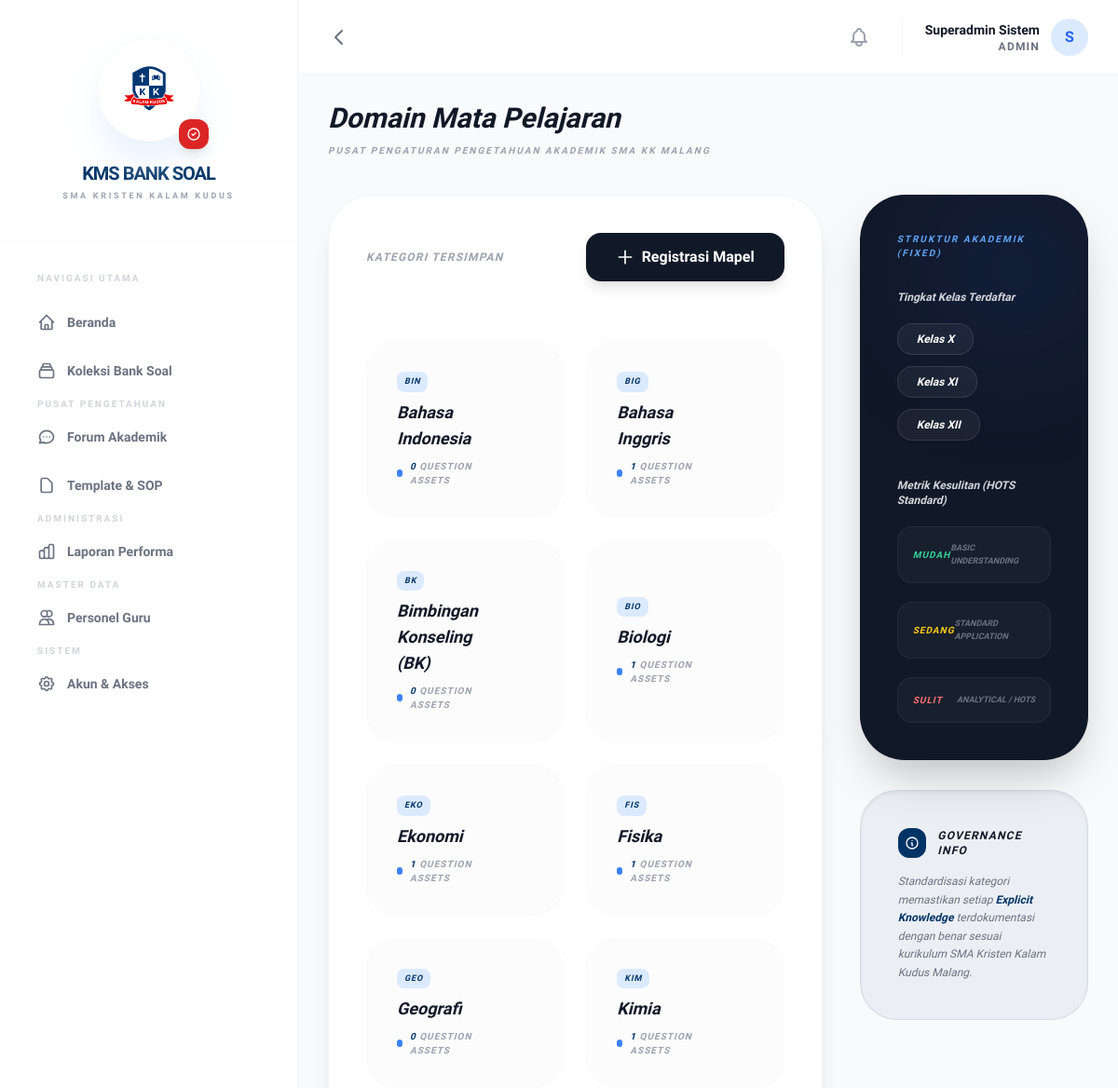
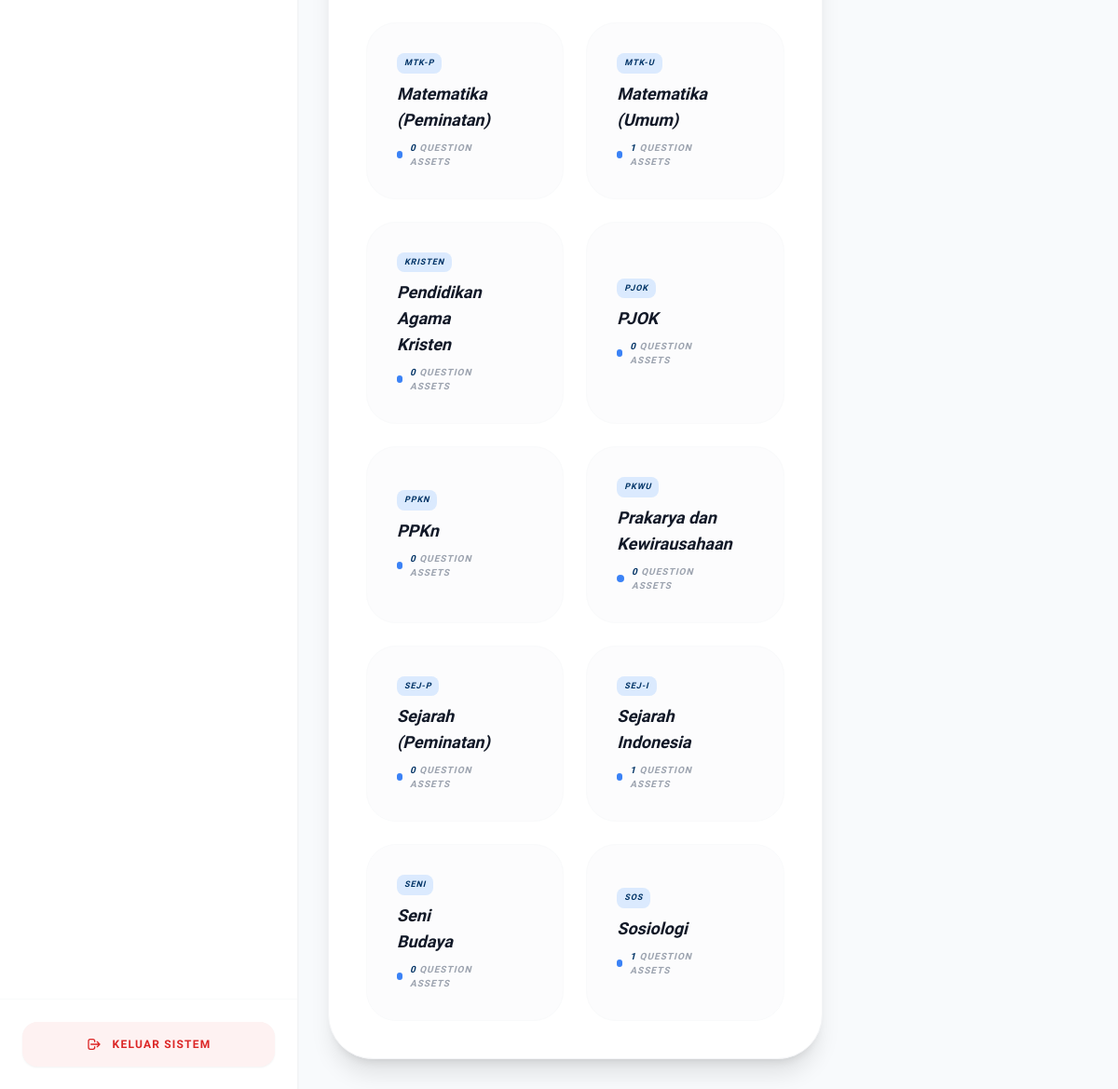
The app's page /categories.php (signed in) with its own data (2 pictures, top to bottom).
### tables this page shows
CREATE TABLE `categories` (
  `id` int(11) NOT NULL,
  `code` varchar(20) NOT NULL,
  `name` varchar(100) NOT NULL,
  `description` text DEFAULT NULL
);

CREATE TABLE `classes` (
  `id` int(11) NOT NULL,
  `name` varchar(20) NOT NULL
);

### categories.php (the view, shortened to what this page needs)
<?php
require_once 'includes/header.php';
$stmt = $pdo->query("SELECT * FROM categories ORDER BY name ASC");
$categories = $stmt->fetchAll();
$classes = $pdo->query("SELECT * FROM classes ORDER BY id ASC")->fetchAll();
?>
<div class="mb-10 italic">
    <h3 class="text-3xl font-bold text-gray-900 leading-none">Domain Mata Pelajaran</h3>
    <p class="text-[10px] text-gray-400 uppercase tracking-[0.2em] font-bold mt-3 italic">Pusat Pengaturan Pengetahuan Akademik SMA KK Malang</p>
</div>
<div class="grid grid-cols-1 lg:grid-cols-3 gap-10 italic">
    <div class="lg:col-span-2 bg-white rounded-[48px] border border-gray-100 shadow-xl overflow-hidden p-2">
        <div class="p-8 flex justify-between items-center">
            <div>
                 <h4 class="text-xs font-bold text-gray-400 uppercase tracking-widest">Kategori Tersimpan</h4>
            </div>
            <button onclick="document.getElementById('addModal').classList.remove('hidden')" class="bg-gray-900 text-white px-8 py-3.5 rounded-2xl font-bold hover:bg-black transition flex items-center shadow-lg group">
                <svg class="w-5 h-5 mr-2 group-hover:scale-110 transition-transform" fill="none" stroke="currentColor" viewBox="0 0 24 24"><path stroke-linecap="round" stroke-linejoin="round" stroke-width="2" d="M12 4v16m8-8H4"></path></svg>
                Registrasi Mapel
            </button>
        </div>
        <div class="p-8 grid grid-cols-1 md:grid-cols-2 gap-6">
            <?php foreach ($categories as $cat):
                $count_stmt = $pdo->prepare("SELECT COUNT(*) FROM questions WHERE category_id = ?");
                $count_stmt->execute([$cat['id']]);
                $count = $count_stmt->fetchColumn();
            ?>
            <div class="p-8 rounded-[32px] border border-gray-50 bg-gray-50/50 flex justify-between items-center group hover:bg-white hover:border-primary hover:shadow-2xl hover:shadow-blue-50 transition-all duration-300">
                <div>
                    <div class="flex items-center space-x-2 mb-2">
                        <span class="px-2 py-1 bg-blue-100 text-primary text-[9px] font-extrabold rounded-lg tracking-widest uppercase italic"><?php echo $cat['code']; ?></span>
                    </div>
                    <p class="font-bold text-gray-900 text-lg"><?php echo $cat['name']; ?></p>
                    <div class="flex items-center space-x-2 mt-2">
                        <span class="w-2 h-2 rounded-full bg-blue-500"></span>
                        <p class="text-[10px] text-gray-400 font-bold uppercase tracking-widest">
                            <span class="text-primary"><?php echo $count; ?></span> Question Assets
                        </p>
                    </div>
                </div>
                <form action="" method="POST" onsubmit="return confirm('Apakah Anda yakin ingin menghapus domain pengetahuan ini?')">
                </form>
            </div>
            <?php endforeach; ?>
        </div>
    </div>
    <div class="space-y-8">
        <div class="bg-gray-900 rounded-[48px] p-10 text-white shadow-2xl relative overflow-hidden group">
            <div class="absolute top-0 right-0 w-40 h-40 bg-blue-600 rounded-full blur-[80px] opacity-20"></div>
            <h4 class="text-[10px] font-bold text-blue-400 uppercase tracking-[0.2em] mb-8 relative z-10">Struktur Akademik (Fixed)</h4>
            <div class="mb-10 relative z-10">
                <p class="text-xs font-bold mb-5 italic text-gray-300">Tingkat Kelas Terdaftar</p>
                <div class="flex flex-wrap gap-3">
                    <?php foreach ($classes as $cls): ?>
                    <span class="px-5 py-2 bg-white bg-opacity-5 border border-white border-opacity-10 rounded-2xl text-xs font-bold text-white shadow-sm">
                        Kelas <?php echo $cls['name']; ?>
                    </span>
                    <?php endforeach; ?>
                </div>
            </div>
            <div class="relative z-10">
                <p class="text-xs font-bold mb-5 italic text-gray-300">Metrik Kesulitan (HOTS Standard)</p>
                <div class="space-y-5">
                    <div class="flex items-center justify-between p-4 bg-white bg-opacity-[0.03] rounded-2xl border border-white border-opacity-5">
                        <span class="text-[10px] font-bold uppercase tracking-widest text-emerald-400">Mudah</span>
                        <span class="text-[9px] text-gray-500 font-bold uppercase">Basic Understanding</span>
                    </div>
                    <div class="flex items-center justify-between p-4 bg-white bg-opacity-[0.03] rounded-2xl border border-white border-opacity-5">
                        <span class="text-[10px] font-bold uppercase tracking-widest text-yellow-400">Sedang</span>
                        <span class="text-[9px] text-gray-500 font-bold uppercase">Standard Application</span>
                    </div>
                    <div class="flex items-center justify-between p-4 bg-white bg-opacity-[0.03] rounded-2xl border border-white border-opacity-5">
                        <span class="text-[10px] font-bold uppercase tracking-widest text-red-400">Sulit</span>
                        <span class="text-[9px] text-gray-500 font-bold uppercase">Analytical / HOTS</span>
                    </div>
                </div>
            </div>
        </div>
        <div class="bg-primary bg-opacity-5 border border-primary border-opacity-10 rounded-[40px] p-10 italic shadow-inner">
             <div class="flex items-center space-x-3 mb-4">
                 <div class="w-8 h-8 bg-primary rounded-xl flex items-center justify-center text-white">
                     <svg class="w-4 h-4" fill="none" stroke="currentColor" viewBox="0 0 24 24"><path stroke-linecap="round" stroke-linejoin="round" stroke-width="2" d="M13 16h-1v-4h-1m1-4h.01M21 12a9 9 0 11-18 0 9 9 0 0118 0z"></path></svg>
                 </div>
                 <h5 class="text-xs font-bold text-gray-900 uppercase tracking-widest">Governance Info</h5>
             </div>
            <p class="text-xs text-gray-500 leading-relaxed">
                Standardisasi kategori memastikan setiap <span class="text-primary font-bold">Explicit Knowledge</span> terdokumentasi dengan benar sesuai kurikulum SMA Kristen Kalam Kudus Malang.
            </p>
        </div>
    </div>
</div>
<?php require_once 'includes/footer.php'; ?>

### includes/header.php (style rules this page uses)
body { font-family: 'Plus Jakarta Sans', sans-serif; background-color: #F8FAFC; color: #1E293B; }

### records on screen
categories: code "BIN", name "Bahasa Indonesia", count "0"
categories: code "BIG", name "Bahasa Inggris", count "1"
categories: code "BK", name "Bimbingan Konseling (BK)", count "0"
categories: code "BIO", name "Biologi", count "1"
categories: code "EKO", name "Ekonomi", count "1"
categories: code "FIS", name "Fisika", count "1"
categories: code "GEO", name "Geografi", count "0"
categories: code "KIM", name "Kimia", count "1"
categories: code "MTK-P", name "Matematika (Peminatan)", count "0"
categories: code "MTK-U", name "Matematika (Umum)", count "1"
categories: code "KRISTEN", name "Pendidikan Agama Kristen", count "0"
categories: code "PJOK", name "PJOK", count "0"
categories: code "PPKN", name "PPKn", count "0"
categories: code "PKWU", name "Prakarya dan Kewirausahaan", count "0"
categories: code "SEJ-P", name "Sejarah (Peminatan)", count "0"
categories: code "SEJ-I", name "Sejarah Indonesia", count "1"
categories: code "SENI", name "Seni Budaya", count "0"
categories: code "SOS", name "Sosiologi", count "1"
classes: name "X"
classes: name "XI"
classes: name "XII"

### other values on screen
$_SESSION['full_name'] "Superadmin Sistem"
$_SESSION['role_name'] "ADMIN"
substr($_SESSION['full_name'], 0, 1) "S"
